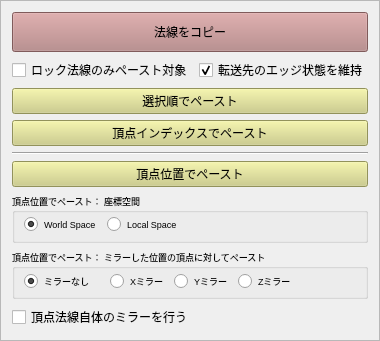
           <widget class="QFrame" name="CopyNormal">
            <property name="minimumSize">
             <size>
              <width>0</width>
              <height>0</height>
             </size>
            </property>
            <property name="frameShape">
             <enum>QFrame::StyledPanel</enum>
            </property>
            <property name="frameShadow">
             <enum>QFrame::Raised</enum>
            </property>
            <layout class="QGridLayout" name="gridLayout_17">
             <item row="0" column="0">
              <layout class="QVBoxLayout" name="normCopyVLO">
               <property name="topMargin">
                <number>0</number>
               </property>
               <property name="bottomMargin">
                <number>0</number>
               </property>
               <item>
                <widget class="QPushButton" name="normCopyBtn">
                 <property name="minimumSize">
                  <size>
                   <width>0</width>
                   <height>40</height>
                  </size>
                 </property>
                 <property name="styleSheet">
                  <string notr="true">#normCopyBtn{background-color:#b38080;color:#000;}</string>
                 </property>
                 <property name="text">
                  <string>法線をコピー</string>
                 </property>
                </widget>
               </item>
               <item>
                <layout class="QHBoxLayout" name="normCopySetingCBHLO">
                 <property name="topMargin">
                  <number>0</number>
                 </property>
                 <property name="bottomMargin">
                  <number>0</number>
                 </property>
                 <item>
                  <widget class="QCheckBox" name="normCopySetingOnlyLock">
                   <property name="text">
                    <string>ロック法線のみペースト対象</string>
                   </property>
                  </widget>
                 </item>
                 <item>
                  <widget class="QCheckBox" name="normCopySetingkeepOrgEdge">
                   <property name="text">
                    <string>転送先のエッジ状態を維持</string>
                   </property>
                   <property name="checked">
                    <bool>true</bool>
                   </property>
                  </widget>
                 </item>
                </layout>
               </item>
               <item>
                <widget class="QPushButton" name="pasteWithSelectionBtn">
                 <property name="toolTip">
                  <string>頂点を選択した順番でペーストします。
複数の頂点で実行する場合はShiftを押しながら頂点を一個ずつ選択しコピー、Shiftを押しながら一個ずつ選択しペーストする必要があります。</string>
                 </property>
                 <property name="styleSheet">
                  <string notr="true">#pasteWithSelectionBtn{background-color:#cdcd80;color:#000;}</string>
                 </property>
                 <property name="text">
                  <string>選択順でペースト</string>
                 </property>
                </widget>
               </item>
               <item>
                <widget class="QPushButton" name="pasteWithIndexBtn">
                 <property name="toolTip">
                  <string>コピーしたものとインデックスが同じものだけペーストします。
頂点インデックスはDisplay &gt; Polygon &gt; Component IDs &gt; Vertices で表示できます。</string>
                 </property>
                 <property name="styleSheet">
                  <string notr="true">#pasteWithIndexBtn{background-color:#cdcd80;color:#000;}</string>
                 </property>
                 <property name="text">
                  <string>頂点インデックスでペースト</string>
                 </property>
                </widget>
               </item>
               <item>
                <widget class="Line" name="line">
                 <property name="orientation">
                  <enum>Qt::Horizontal</enum>
                 </property>
                </widget>
               </item>
               <item>
                <widget class="QPushButton" name="pasteWithPositionBtn">
                 <property name="toolTip">
                  <string>コピー元と位置が一番近い頂点の法線をペーストします。</string>
                 </property>
                 <property name="styleSheet">
                  <string notr="true">#pasteWithPositionBtn{background-color:#cdcd80;color:#000;}</string>
                 </property>
                 <property name="text">
                  <string>頂点位置でペースト</string>
                 </property>
                </widget>
               </item>
               <item>
                <widget class="QGroupBox" name="pasteSpaceBox">
                 <property name="baseSize">
                  <size>
                   <width>0</width>
                   <height>0</height>
                  </size>
                 </property>
                 <property name="font">
                  <font>
                   <pointsize>7</pointsize>
                  </font>
                 </property>
                 <property name="toolTip">
                  <string>ワールド空間での頂点座標か、メッシュごとのローカル頂点座標か</string>
                 </property>
                 <property name="title">
                  <string>頂点位置でペースト： 座標空間</string>
                 </property>
                 <layout class="QHBoxLayout" name="horizontalLayout">
                  <property name="topMargin">
                   <number>5</number>
                  </property>
                  <property name="bottomMargin">
                   <number>5</number>
                  </property>
                  <item>
                   <widget class="QRadioButton" name="pasteByWorldRadio">
                    <property name="maximumSize">
                     <size>
                      <width>120</width>
                      <height>16777215</height>
                     </size>
                    </property>
                    <property name="toolTip">
                     <string>頂点位置をワールド空間の座標で比べてペーストします（モデルが重なっている時に使用）</string>
                    </property>
                    <property name="text">
                     <string>World Space</string>
                    </property>
                    <property name="checked">
                     <bool>true</bool>
                    </property>
                   </widget>
                  </item>
                  <item>
                   <widget class="QRadioButton" name="pasteByLocalRadio">
                    <property name="maximumSize">
                     <size>
                      <width>120</width>
                      <height>16777215</height>
                     </size>
                    </property>
                    <property name="toolTip">
                     <string>頂点位置をメッシュのローカル空間の座標で比べてペーストします（モデルを並べた状態で使用）</string>
                    </property>
                    <property name="text">
                     <string>Local Space</string>
                    </property>
                   </widget>
                  </item>
                  <item>
                   <spacer name="horizontalSpacer_11">
                    <property name="orientation">
                     <enum>Qt::Horizontal</enum>
                    </property>
                    <property name="sizeHint" stdset="0">
                     <size>
                      <width>40</width>
                      <height>20</height>
                     </size>
                    </property>
                   </spacer>
                  </item>
                 </layout>
                </widget>
               </item>
               <item>
                <widget class="QGroupBox" name="mirrorOptionBox">
                 <property name="font">
                  <font>
                   <pointsize>7</pointsize>
                  </font>
                 </property>
                 <property name="toolTip">
                  <string>コピーした頂点のミラーした位置に近い頂点にコピーした頂点の法線をペーストします。
法線自体はミラーしません。</string>
                 </property>
                 <property name="title">
                  <string>頂点位置でペースト： ミラーした位置の頂点に対してペースト</string>
                 </property>
                 <layout class="QHBoxLayout" name="horizontalLayout_5">
                  <property name="topMargin">
                   <number>5</number>
                  </property>
                  <property name="bottomMargin">
                   <number>5</number>
                  </property>
                  <item>
                   <widget class="QRadioButton" name="normCopyMirrorRadioNoMirror">
                    <property name="minimumSize">
                     <size>
                      <width>80</width>
                      <height>0</height>
                     </size>
                    </property>
                    <property name="font">
                     <font>
                      <pointsize>7</pointsize>
                     </font>
                    </property>
                    <property name="text">
                     <string>ミラーなし</string>
                    </property>
                    <property name="checked">
                     <bool>true</bool>
                    </property>
                   </widget>
                  </item>
                  <item>
                   <widget class="QRadioButton" name="normCopyMirrorRadioXMirror">
                    <property name="font">
                     <font>
                      <pointsize>7</pointsize>
                     </font>
                    </property>
                    <property name="text">
                     <string>Xミラー</string>
                    </property>
                   </widget>
                  </item>
                  <item>
                   <widget class="QRadioButton" name="normCopyMirrorRadioYMirror">
                    <property name="font">
                     <font>
                      <pointsize>7</pointsize>
                     </font>
                    </property>
                    <property name="text">
                     <string>Yミラー</string>
                    </property>
                   </widget>
                  </item>
                  <item>
                   <widget class="QRadioButton" name="normCopyMirrorRadioZMirror">
                    <property name="font">
                     <font>
                      <pointsize>7</pointsize>
                     </font>
                    </property>
                    <property name="text">
                     <string>Zミラー</string>
                    </property>
                   </widget>
                  </item>
                  <item>
                   <spacer name="horizontalSpacer_9">
                    <property name="orientation">
                     <enum>Qt::Horizontal</enum>
                    </property>
                    <property name="sizeHint" stdset="0">
                     <size>
                      <width>40</width>
                      <height>20</height>
                     </size>
                    </property>
                   </spacer>
                  </item>
                 </layout>
                </widget>
               </item>
               <item>
                <widget class="QCheckBox" name="normCopyMirrorNormal">
                 <property name="text">
                  <string>頂点法線自体のミラーを行う</string>
                 </property>
                </widget>
               </item>
              </layout>
             </item>
            </layout>
           </widget>
